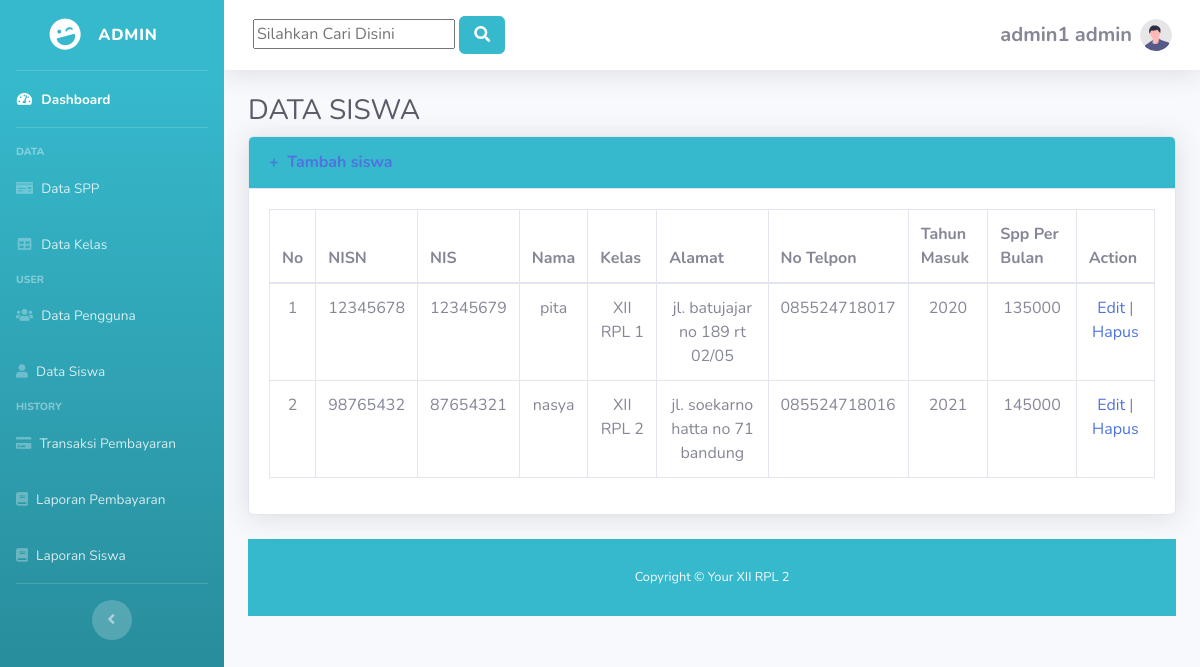
The app's page /siswa.php (signed in) with its own data.
### tables this page shows
CREATE TABLE `siswa` (
  `nisn` varchar(11) NOT NULL,
  `nis` varchar(11) NOT NULL,
  `nama` varchar(35) NOT NULL,
  `id_kelas` int(11) NOT NULL,
  `alamat` text NOT NULL,
  `no_telp` varchar(13) NOT NULL,
  `id_spp` int(11) NOT NULL
);

CREATE TABLE `kelas` (
  `id_kelas` int(11) NOT NULL,
  `nama_kelas` varchar(10) NOT NULL,
  `kompetensi_keahlian` varchar(50) NOT NULL
);

CREATE TABLE `spp` (
  `id_spp` int(11) NOT NULL,
  `tahun` int(11) NOT NULL,
  `nominal` int(11) NOT NULL
);

### konten4.php (the view, shortened to what this page needs)
    <?php
    if($_SESSION['level']=="admin"){
    ?>
<body id="page-top">
    <div id="wrapper">
        <ul class="navbar-nav bg-gradient-info sidebar sidebar-dark accordion" id="accordionSidebar">
            <a class="sidebar-brand d-flex align-items-center justify-content-center" href="index.html">
                <div class="sidebar-brand-icon rotate-n-15">
                    <i class="fas fa-laugh-wink"></i>
                </div>
                <div class="sidebar-brand-text mx-3">Admin <sup></sup></div>
            </a>
            <hr class="sidebar-divider my-0">
            <li class="nav-item active">
                <a class="nav-link" href="index.html">
                    <i class="fas fa-fw fa-tachometer-alt"></i>
                    <span>Dashboard</span></a>
            </li>
            <hr class="sidebar-divider">
            <div class="sidebar-heading">
                Data
            </div>
            <li class="nav-item">
                <a class="nav-link" href="spp.php">
                    <i class="fas fa-money-check"></i>
                    <span>Data SPP</span></a>
            </li>
            <li class="nav-item">
                <a class="nav-link" href="kelas.php">
                    <i class="fas fa-fw fa-table"></i>
                    <span>Data Kelas</span></a>
            </li>
             <div class="sidebar-heading">
                User
            </div>
            <li class="nav-item">
                <a class="nav-link" href="pengguna.php">
                    <i class="fas fa-users"></i>
                    <span>Data Pengguna</span></a>
            </li>
             <li class="nav-item">
                <a class="nav-link" href="siswa.php">
                    <i class="fas fa-user"></i>
                    <span>Data Siswa</span></a>
            </li>
              <div class="sidebar-heading">
                History
            </div>
            <li class="nav-item">
                <a class="nav-link" href="pembayaran.php">
                    <i class="fas fa-credit-card"></i>
                    <span>Transaksi Pembayaran</span></a>
            </li>
              <li class="nav-item">
                <a class="nav-link" href="laporan.php">
                    <i class="fas fa-book"></i>
                    <span>Laporan Pembayaran</span></a>
            </li>
             <li class="nav-item">
                <a class="nav-link" href="laporan2.php">
                    <i class="fas fa-book"></i>
                    <span>Laporan Siswa</span></a>
            </li>
            <hr class="sidebar-divider d-none d-md-block">
            <div class="text-center d-none d-md-inline">
                <button class="rounded-circle border-0" id="sidebarToggle"></button>
            </div>
        </ul>
        <div id="content-wrapper" class="d-flex flex-column">
            <div id="content">
                <nav class="navbar navbar-expand navbar-light bg-white topbar mb-4 static-top shadow">
                    <form action="<?php echo $_SERVER["PHP_SELF"];?>" method="post" class="btn btn-link">
                           <?php
                        $kata_kunci="";
                        ?>
                   <input class="text-dark" type="text" name="kata_kunci" value="<?php echo $kata_kunci;?>" placeholder="Silahkan Cari Disini" required/>
                  <button class="btn btn-info" type="submit"><i class="fas fa-search fa-fw"></i></button>
                </form>
                    <ul class="navbar-nav ml-auto">
                        <li class="nav-item dropdown no-arrow d-sm-none">
                        <li class="nav-item dropdown no-arrow">
                            <a class="nav-link dropdown-toggle" href="#" id="userDropdown" role="button"
                                data-toggle="dropdown" aria-haspopup="true" aria-expanded="false">
                                <span class="mr-2 d-none d-lg-inline text-gray-600 small">
                                <p align="center"><h5 align="center"> <b><?php echo $_SESSION['username']; ?></b> <b><?php echo $_SESSION['level']; ?></h5></b></p></span>
                                <img class="img-profile rounded-circle"
                                    src="img/undraw_profile.svg">
                            </a>
                        </li>
                    </ul>
                </nav>
                <div class="container-fluid">
                    <h1 class="h3 mb-2 text-gray-800">DATA SISWA</h1>
                    <div class="card shadow mb-4">
                        <div class="card-header py-3 bg-info">
                            <h6 class="m-0 font-weight-bold text-primary"><a href="tambah_siswa.php">+ &nbsp;Tambah siswa </a></h6>
                        </div>
                        <div class="card-body">
                            <div class="table-responsive">
                                <table class="table table-bordered" id="dataTable" width="100%" cellspacing="0">
                                    <thead>
                                        <tr>
                                          <th>No</th>
                                          <th>NISN</th>
                                          <th>NIS</th>
                                          <th>Nama</th>
                                          <th>Kelas</th>
                                          <th>Alamat</th>
                                          <th>No Telpon</th>
                                          <th>Tahun Masuk</th>
                                          <th>Spp Per Bulan</th>
                                          <th>Action</th>
                                        </tr>
                                    </thead>
                                    <tbody>
                                          <?php
                            if (isset($_POST['kata_kunci'])) {
                                $kata_kunci=trim($_POST['kata_kunci']);
                                $query="select * from siswa,kelas,spp where siswa.id_kelas=kelas.id_kelas and siswa.id_spp=spp.id_spp like '%".$kata_kunci."%' or nama like '%".$kata_kunci."%' or nama_kelas like '%".$kata_kunci."%' or tahun like '%".$kata_kunci."%' order by nisn asc";
                            }else {
                            $query="select * from siswa,kelas,spp where siswa.id_kelas=kelas.id_kelas and siswa.id_spp=spp.id_spp order by nisn asc";
                            }
                          $result = mysqli_query($koneksi, $query);
                          $no = 1;
                          while($row = mysqli_fetch_assoc($result))
                          {
                          ?>
                                             <tr class="text-center">
                                                <td><?php echo $no; ?></td>
                                                <td><?php echo $row['nisn']; ?></td>
                                                <td><?php echo $row['nis']; ?></td>
                                                <td><?php echo $row['nama']; ?></td>
                                                <td><?php echo $row['nama_kelas']; ?></td>
                                                <td><?php echo $row['alamat']; ?></td>
                                                <td><?php echo $row['no_telp']; ?></td>
                                                <td><?php echo $row['tahun']; ?></td>
                                                <td><?php echo substr($row['nominal'], 0, 20); ?></td>
                                                <td>
                                              <a href="edit_siswa.php?id=<?php echo $row['nisn']; ?>">Edit</a> |
                                              <a href="proses_hapussiswa.php?id=<?php echo $row['nisn']; ?>" onClick="return confirm('Anda yakin akan menghapus data ini?')">Hapus</a>
                                                </td>
                                            </tr>
                                            <?php
                                              $no++;
                                            }
                                            ?>
                                    </tbody>
                                </table>
                            </div>
                        </div>
                    </div>
                    <tbody>
                        <?php
}
else if($_SESSION['level']=="petugas"){
   ?>
     <?php
    }
    ?>

### siswa.php (shortened to what this page needs)
<!DOCTYPE html>
<html>
  <head>
  </head>
<body>
	<?php
  include ('tampilan/header.php');
  include ('konten4.php');
  include ('tampilan/footer.php');
?>

### tampilan/header.php (shortened to what this page needs)
<!DOCTYPE html>
<html lang="en">
<head>
    <link href="vendor/fontawesome-free/css/all.min.css" rel="stylesheet" type="text/css">
    <link href="css/sb-admin-2.min.css" rel="stylesheet">
</head>
<body>
</body>
</html>

### tampilan/footer.php (shortened to what this page needs)
        <footer class="sticky-footer bg-info text-light">
            <div class="container my-auto">
                <div class="copyright text-center my-auto">
                    <span>Copyright &copy; Your XII RPL 2</span>
                </div>
            </div>
        </footer>
    </div>
</div>

### records on screen
siswa: nisn "12345678", nis "12345679", nama "pita", id_kelas.nama_kelas "XII RPL 1", alamat "jl. batujajar no 189 rt 02/05", no_telp "085524718017", id_spp.tahun "2020", id_spp.nominal "135000"
siswa: nisn "98765432", nis "87654321", nama "nasya", id_kelas.nama_kelas "XII RPL 2", alamat "jl. soekarno hatta no 71 bandung", no_telp "085524718016", id_spp.tahun "2021", id_spp.nominal "145000"

### other values on screen
$_SESSION['username'] "admin1"
$_SESSION['level'] "admin"
